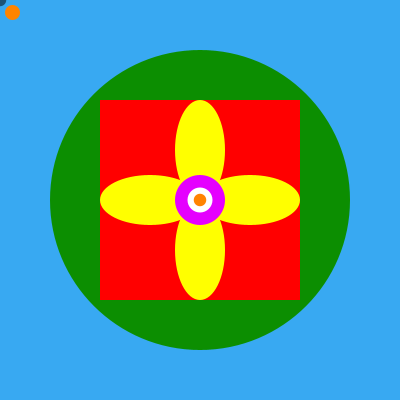
Frame 1 (no input)
Frame 60 (the mouse pressed at the canvas centre just before this capture): identical to frame 1, image omitted
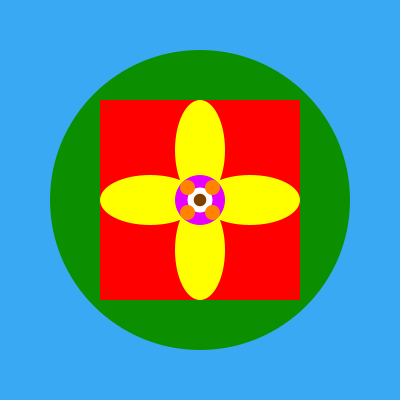
Frame 120 (the mouse held since frame 60 and released just before this capture)

The Processing sketch that drew these frames (run headless with seeded random() and noise(); from frame 60 on, the mouse is pressed at the canvas centre):

// Processing sketch: processing_88266
// ── processing_88266.pde

void setup() {
  size(400, 400);
  background(56, 169, 242);
  smooth();
  frameRate(20);
} 

void draw() {
  background(56, 169, 242);
  ellipseMode(CENTER);//use center mode for all ellipses
  rectMode(CENTER);//use center mode for all rects
  noStroke();//no outline

    fill(12, 142, 1);//green fill
  ellipse(200, 200, 300, 300);//Green circle

  fill(255, 0, 0);//red fill
  rect(200, 200, 200, 200);//red square

  fill(255, 255, 0);//yellow fill
  ellipse(150, 200, 100, 50);//left
  ellipse(250, 200, 100, 50);//right
  ellipse(200, 150, 50, 100);//top
  ellipse(200, 250, 50, 100);//bottom

  fill(229, 0, 255);//purple fill
  ellipse(200, 200, 50, 50);//outer ellipse

  fill(255);//white fill
  ellipse(200, 200, 25, 25);//inner ellipse

  fill(255, 132, 0);//orange fill
  ellipse(200, 200, 12.5, 12.5);//innermost ellipse

  ellipse(mouseX-12.5, mouseY-12.5, 15, 15);//top left ellipse
  ellipse(mouseX+12.5, mouseY-12.5, 15, 15);//Top right ellipse
  ellipse(mouseX-12.5, mouseY+12.5, 15, 15);//Bottom left ellipse
  ellipse(mouseX+12.5, mouseY+12.5, 15, 15);//Bottom right ellipse

  fill(0, 0, 0, 130); //sets fill color to black with 130 opacity
  ellipse(mouseX, mouseY, 12.5, 12.5); //draws ellipse at where ever the mouse is and it's size is 50x50
}

void mousePressed() {
  fill(103,8,188);
  ellipse(mouseX-100, mouseY-100, 20, 20);//top left ellipse
  ellipse(mouseX+100, mouseY-100, 20, 20);//Top right ellipse
  ellipse(mouseX-100, mouseY+100, 20, 20);//Bottom left ellipse
  ellipse(mouseX+100, mouseY+100, 20, 20);//Bottom right ellipse
  
  fill(7,138,234);
  ellipse(mouseX-75, mouseY-75, 20, 20);//top left ellipse
  ellipse(mouseX+75, mouseY-75, 20, 20);//Top right ellipse
  ellipse(mouseX-75, mouseY+75, 20, 20);//Bottom left ellipse
  ellipse(mouseX+75, mouseY+75, 20, 20);//Bottom right ellipse
  
  fill(2,227,30);
  ellipse(mouseX-50, mouseY-50, 20, 20);//top left ellipse
  ellipse(mouseX+50, mouseY-50, 20, 20);//Top right ellipse
  ellipse(mouseX-50, mouseY+50, 20, 20);//Bottom left ellipse
  ellipse(mouseX+50, mouseY+50, 20, 20);//Bottom right ellipse
}

void keyPressed() {
  println("Danger Will Robinson");
}
